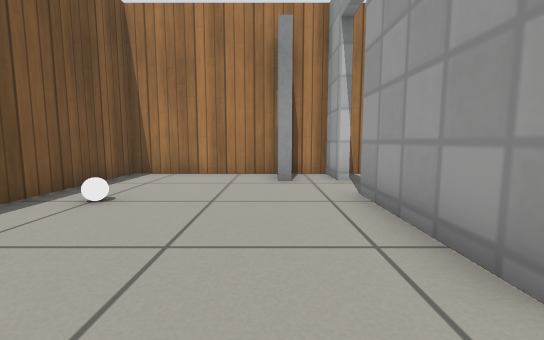
[1] (above)

13 first-person views from a walk through a robot-simulator world made for Gazebo. The camera is 0.5 m above the floor, tilts 6° down and sees 90° across. The floor is counted in squares, 0.5 m on a side. Each view is taken from the middle of a square. On the plan, view 1 faces up. The plan holds only what a view shows up to about 11 squares ahead; the rest is blank. Gazebo's built-in surfaces are drawn with simple patterns.

[2]
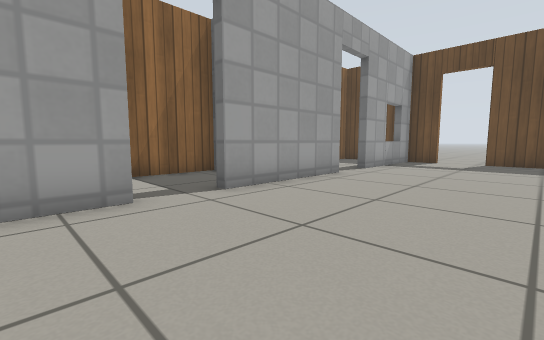

[3]
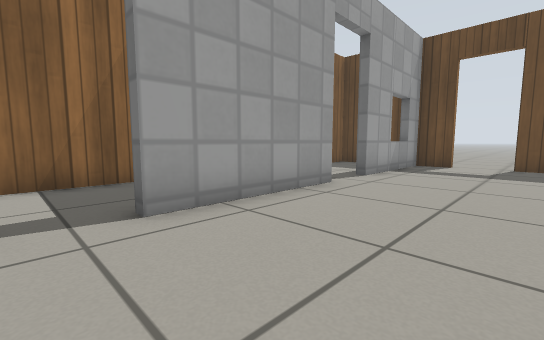

[4]
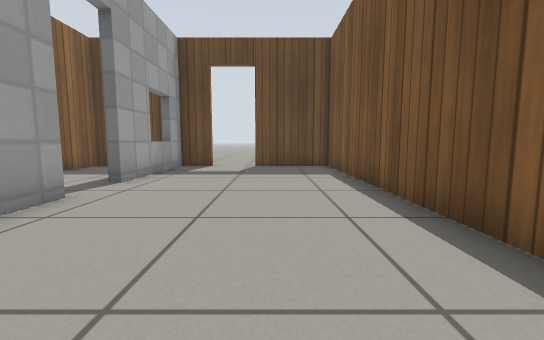

[5]
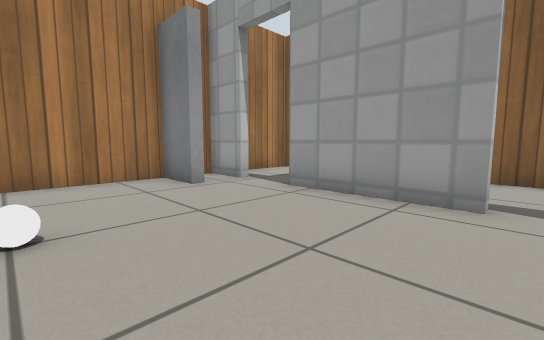

[6]
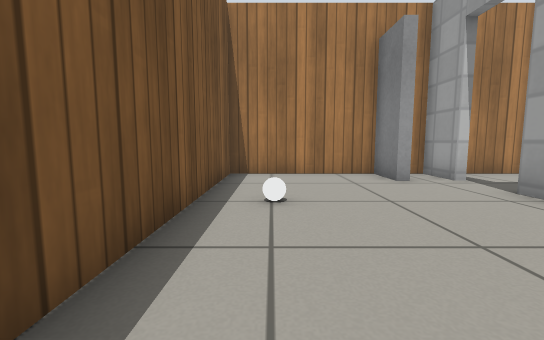

[7]
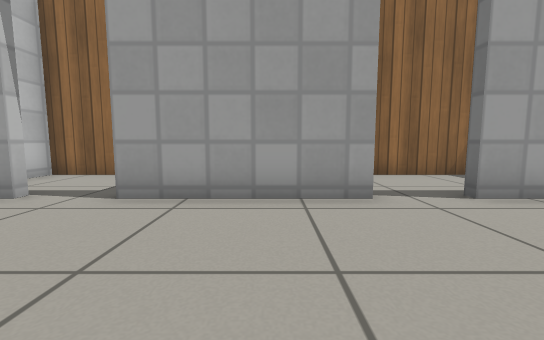

[8]
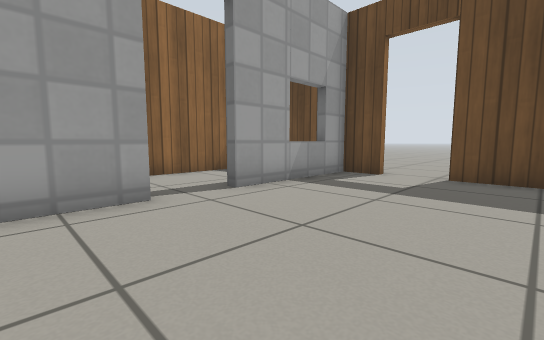

[9]
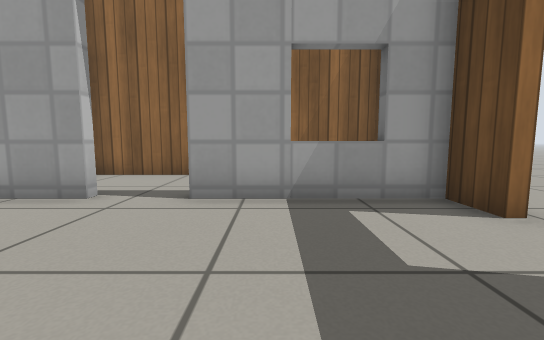

[10]
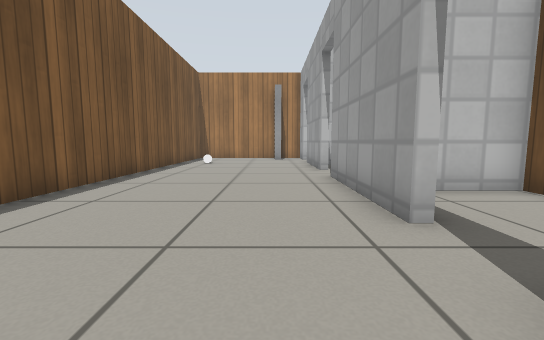

[11]
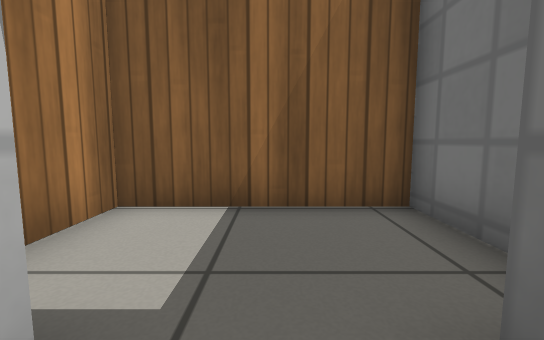

[12]
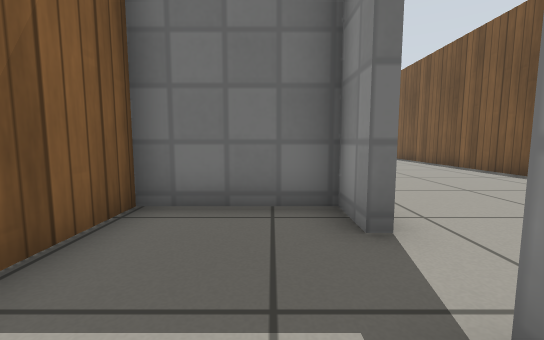

[13]
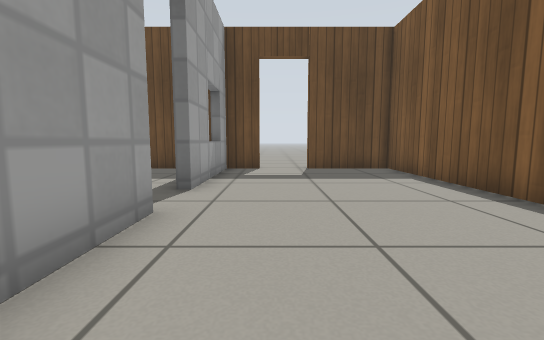

### Floor plan
Ten units are one square. View 1 is at (0, 0); x grows to the right and y downward. Boxes are objects, and circles mark ways between rooms. Rooms are numbered by the first view taken in them; rooms with no view inside come last. Other rooms are left out.
<svg viewBox="-48 -90 104 205">
<path fill="none" stroke="#000" d="M17 -15 17 -51M17 49 17 2M17 -69 17 -84 -43 -84 -43 110 -13 110M4 110 17 110 17 65M20 -51 20 -39 51 -39 51 -84 24 -84M21 110 51 110 51 26 32 26M51 24 51 -36 42 -36"/>
<rect x="-35" y="-55" width="10" height="10" fill="#bbb"><title>white ball</title></rect>
<rect x="-5" y="-85" width="10" height="20" fill="#bbb"><title>door leaf</title></rect>
<circle cx="20" cy="-60" r="3" fill="#2a7"/>
<circle cx="20" cy="55" r="3" fill="#2a7"/>
<circle cx="20" cy="-5" r="3" fill="#2a7"/>
<text x="-10" y="10">1</text>
<text x="30" y="-70">2</text>
<text x="30" y="60">3</text>
<text x="30" y="-10">4</text>
</svg>
Room 1 opens to room 2. Room 1 opens to room 3. Room 1 opens to room 4.

Where each view was taken, in squares from view 1:
view 1: 0 up, 0 right, facing up
view 2: 3 up, 3 left, facing down-right
view 3: 1 up, 2 left, facing down-right
view 4: 0 up, 2 left, facing down
view 5: 1 up, 3 left, facing up-right
view 6: 0 up, 3 left, facing up
view 7: 3 down, 3 left, facing right
view 8: 3 down, 3 left, facing down-right
view 9: 8 down, 3 left, facing right
view 10: 8 down, 0 right, facing up
view 11: 6 up, 1 right, facing right
view 12: 8 up, 3 right, facing down
view 13: 1 down, 0 right, facing down
